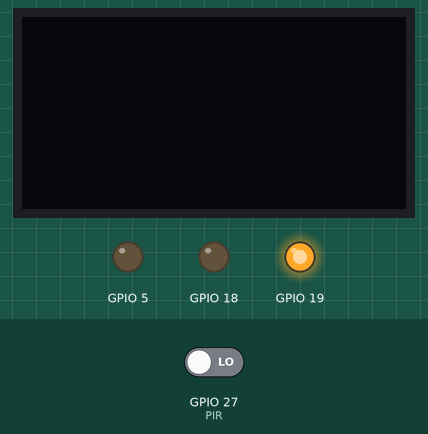
Simulated run of this program. Board: ESP32 board running MicroPython. On the bench: 128×64 one-colour display, output pins drawn as LEDs (lit = HIGH). Inputs (shaded band) come from the test bench; at power-on: GPIO 27 (PIR) LOW. Library files of the repository ran but are not shown: ssd1306.py.

Above: at 1.2 s.
1.3 s: GPIO 27 (PIR) driven HIGH
At 1.7 s:
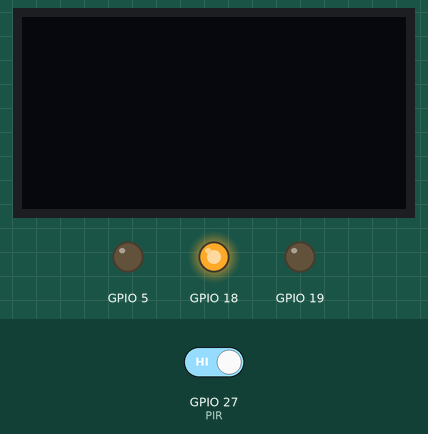
2.8 s: GPIO 27 (PIR) driven LOW
At 4.0 s:
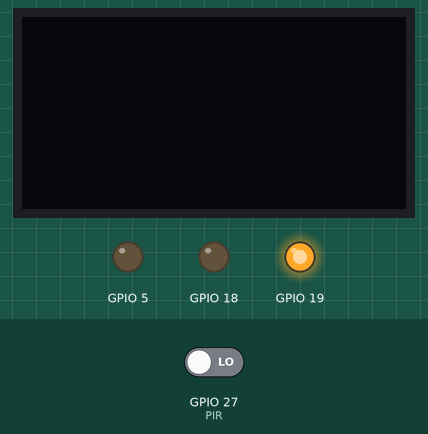
Timing chart, 0 to 5.8 s (numbered marks = the images above; inputs shaded):
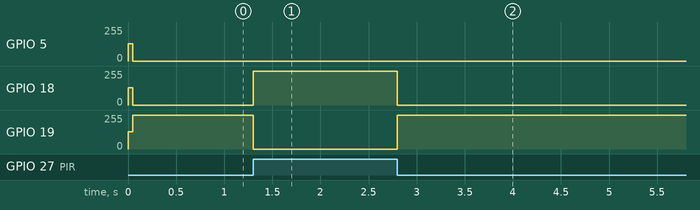

Measured:
- after the input at 1.3 s, GPIO 18: 0/255 → 254/255 at once; GPIO 19: 254/255 → 0/255 at once
- after the input at 2.8 s, GPIO 18: 254/255 → 0/255 at once; GPIO 19: 0/255 → 254/255 at once

The program:

main_old.py
```python
import uasyncio as asyncio

import machine
import time

import ssd1306

OLED = None
PIR = None

BLACK = (0, 0, 0)
WHITE = (255, 255, 255)
RED = (255, 0, 0)
GREEN = (0, 255, 0)
BLUE = (0, 0, 255)
LILA = (165, 105, 189)

RED_PIN_PWM, GREEN_PIN_PWM, BLUE_PIN_PWM = None, None, None


def set_led(r, g, b):
    RED_PIN_PWM.duty(r * 4)
    GREEN_PIN_PWM.duty(g * 4)
    BLUE_PIN_PWM.duty(b * 4)


def apagar_led():
    set_led(0, 0, 0)


def setup_led(red_pin_id, green_pin_id, blue_pin_id):
    global RED_PIN_PWM, GREEN_PIN_PWM, BLUE_PIN_PWM
    red_pin = machine.Pin(red_pin_id, machine.Pin.OUT)
    green_pin = machine.Pin(green_pin_id, machine.Pin.OUT)
    blue_pin = machine.Pin(blue_pin_id, machine.Pin.OUT)
    RED_PIN_PWM = machine.PWM(red_pin, freq=2000)
    GREEN_PIN_PWM = machine.PWM(green_pin, freq=2000)
    BLUE_PIN_PWM = machine.PWM(blue_pin, freq=2000)


def setup_oled():
    i2c = machine.SoftI2C(scl=machine.Pin(15), sda=machine.Pin(2))
    oled_width = 128
    oled_height = 64
    oled = ssd1306.SSD1306_I2C(oled_width, oled_height, i2c)
    oled.show()

    return oled


async def main():
    global PIR
    global OLED

    setup_led(red_pin_id=18, green_pin_id=19, blue_pin_id=5)

    OLED = setup_oled()

    PIR = machine.Pin(27, machine.Pin.IN)  # create input pin on GPIO2
    # pir.irq(trigger=machine.Pin.IRQ_RISING, handler=detecta)

    while True:
        if PIR.value():
            set_led(*RED)
            # OLED.text("Pillat!", 0, 0)
            # OLED.scroll(0, 10)
            # OLED.show()
        else:
            set_led(*GREEN)


asyncio.run(main())
```
